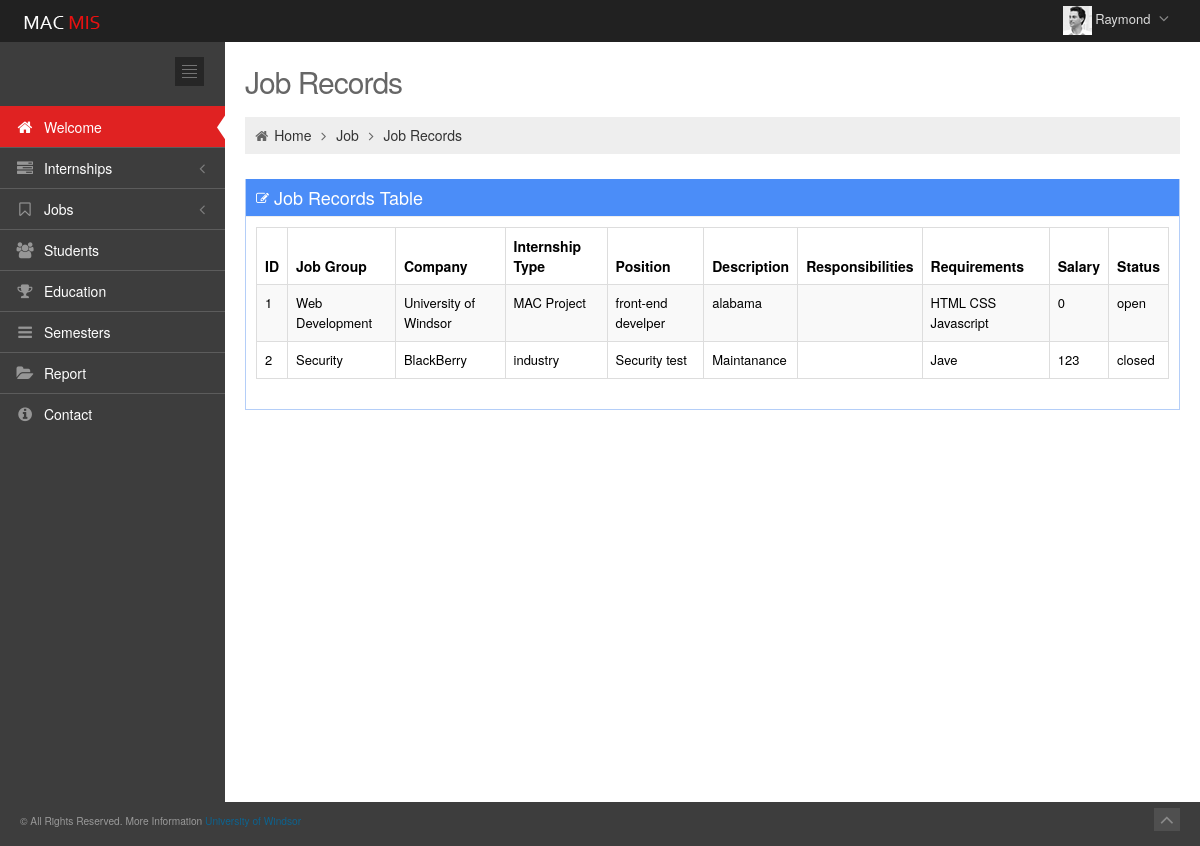
The page /app/job_record (signed in) on the database its author committed.
### app/models.py (models this page shows, shortened)
class Job(models.Model):
    STATUS_CHOICES = (
        ('open', 'Open'),
        ('unopened', 'Unopened'),
        ('closed', 'Closed')
    )
    intern_id = models.ForeignKey(Internship)
    company_id = models.ForeignKey(Intern_Info)
    job_group_id = models.ForeignKey(Job_groups)
    job_position = models.CharField(max_length=50)
    job_description = models.CharField(max_length=100)
    job_responsibilities = models.CharField(max_length=50)
    job_requirements = models.CharField(max_length=50)
    job_salary = models.IntegerField(default=0)
    job_status = models.CharField(max_length=10, choices=STATUS_CHOICES)

class Job_groups(models.Model):
    job_group_type = models.CharField(max_length=20)
    job_group_description = models.CharField(max_length=200, blank=True, null=True)
    def __str__(self):
        return self.job_group_type

class Intern_Info(models.Model):
    company_name = models.CharField(max_length=100)
    address = models.CharField(max_length=100, null=True, blank=True)
    city = models.CharField(max_length=20, default='Windsor')
    province = models.CharField(max_length=20, default='Ontario')
    postal_code = models.CharField(max_length=10,blank=True)
    country = models.CharField(max_length=20, default='Canada')
    contact_first_name = models.CharField(max_length=50,blank=True)
    contact_last_name = models.CharField(max_length=50,blank=True)
    contact_position = models.CharField(max_length=50,blank=True)
    telephone = models.IntegerField()
    email = models.EmailField()
    company_website = models.URLField()
    notes = models.CharField(max_length=100,blank=True)
    def __str__(self):
        return self.company_name

class Internship(models.Model):
    intern_type = models.CharField(max_length=50)
    intern_discription = models.CharField(max_length=100)
    def __str__(self):
        return "{}".format(self.intern_type)

### app/views.py (the view)
# urls.py: url(r'^job_record/update/(?P<pk>\d+)$', views.JobRecordUpdateView.as_view(), name='update_job_record'),
def job_record(request):
    job_record_list =Job.objects.all()
    return render(request,'app/job-records.html',{'job_record_list':job_record_list})

### app/templates/app/job-records.html (shortened to what this page needs)
{% extends 'app/base.html' %}
{% block container %}
		<div class="page-content">
			<div class="container-fluid">
				<div class="row-fluid">
					<div class="span12">
						<h3 class="page-title">
							Job Records
						</h3>
						<ul class="breadcrumb">
							<li>
								<i class="icon-home"></i>
								<a href="welcome.html">Home</a>
								<i class="icon-angle-right"></i>
							</li>
							<li>
								<a href="#">Job</a>
								<i class="icon-angle-right"></i>
							</li>
							<li><a href="#">Job Records</a></li>
						</ul>
					</div>
				</div>
				<div class="row-fluid">
					<div class="span12">
						<div class="portlet box blue">
							<div class="portlet-title">
								<div class="caption"><i class="icon-edit"></i>Job Records Table</div>
							</div>
							<div class="portlet-body">
								<table class="table table-striped table-hover table-bordered" id="sample_editable_1">
									<thead>
										<tr>
											<th>ID</th>
											<th>Job Group</th>
											<th>Company</th>
											<th>Internship Type</th>
											<th>Position</th>
											<th>Description</th>
											<th>Responsibilities</th>
											<th>Requirements</th>
											<th>Salary</th>
											<th>Status</th>
										</tr>
									</thead>
									<tbody>
                                    {% for job in job_record_list %}
										<tr class="">
											<td>{{ job.id }}</td>
											<td>{{ job.job_group_id }}</td>
											<td>{{ job.company_id }}</td>
											<td>{{ job.intern_id }}</td>
											<td>{{ job.job_position }}</td>
											<td>{{ job.job_description }}</td>
											<td>{{ job.job_resposibilities }}</td>
											<td>{{ job.job_requirements }}</td>
											<td>{{ job.job_salary }}</td>
											<td>{{ job.job_status }}</td>
										</tr>
										{% endfor %}
									</tbody>
								</table>
							</div>
						</div>
					</div>
				</div>
			</div>
		</div>
{% endblock %}

### app/templates/app/base.html (shortened to what this page needs)
{% load staticfiles %}
<!DOCTYPE html>
 <html lang="en" class="no-js">
<head>
	<link href="{% static 'app/css/bootstrap.min.css' %}" rel="stylesheet" type="text/css"/>
	<link href="{% static 'app/css/bootstrap-responsive.min.css' %}" rel="stylesheet" type="text/css"/>
	<link href="{% static 'app/css/font-awesome.min.css' %}" rel="stylesheet" type="text/css"/>
	<link href="{% static 'app/css/style-metro.css' %}" rel="stylesheet" type="text/css"/>
	<link href="{% static 'app/css/style.css' %}" rel="stylesheet" type="text/css"/>
	<link href="{% static 'app/css/style-responsive.css' %}" rel="stylesheet" type="text/css"/>
	<link href="{% static 'app/css/default.css' %}" rel="stylesheet" type="text/css" id="style_color"/>
	<link href="{% static 'app/css/uniform.default.css' %}" rel="stylesheet" type="text/css"/>
</head>
<body class="page-header-fixed">
{% if request.user.is_authenticated %}
	<div class="header navbar navbar-inverse navbar-fixed-top">
		<div class="navbar-inner">
			<div class="container-fluid">
				<a class="brand" href="#">
				<img src="{% static 'app/image/logo.png' %}" alt="logo"/>
				</a>
				<ul class="nav pull-right">
					<li class="dropdown user">
						<a href="#" class="dropdown-toggle" data-toggle="dropdown">
						<img alt="" src="{% static 'app/image/avatar1_small.jpg' %}" />
						<span class="username">{{ user.first_name }}</span>
						<i class="icon-angle-down"></i>
						</a>
					</li>
				</ul>
			</div>
		</div>
	</div>
	<div class="page-container">
		<div class="page-sidebar nav-collapse collapse">
			<ul class="page-sidebar-menu">
				<li>
					<div class="sidebar-toggler hidden-phone"></div>
				</li>
				<li>
					<br>
				</li>
				<li class="start active ">
					<a href="{% url 'app:welcome' %}">
					<i class="icon-home"></i>
					<span class="title">Welcome</span>
					<span class="selected"></span>
					</a>
				</li>
				<li class="">
					<a href="javascript:;">
					<i class="icon-tasks"></i>
					<span class="title">Internships</span>
					</a>
				</li>
				<li class="">
					<a href="javascript:;">
					<i class="icon-bookmark-empty"></i>
					<span class="title">Jobs</span>
					</a>
				</li>
				<li class="">
					<a href="{% url 'app:student' %}">
					<i class="icon-group"></i>
					<span class="title">Students</span>
					</a>
				</li>
				<li class="">
					<a href="{% url 'app:education' %}">
					<i class="icon-trophy"></i>
					<span class="title">Education</span>
					</a>
				</li>
				<li class="">
					<a href="{% url 'app:semester' %}">
					<i class="icon-reorder"></i>
					<span class="title">Semesters</span>
					</a>
				</li>
				<li class="">
					<a href="{% url 'app:report' %}">
					<i class="icon-folder-open"></i>
					<span class="title">Report</span>
					</a>
				</li>
				<li class="">
					<a href="{% url 'app:contact' %}">
					<i class="icon-info-sign"></i>
					<span class="title">Contact</span>
					</a>
				</li>
			</ul>
		</div>
        {% block container %}{% endblock %}
	</div>
	<div class="footer">
		<div class="footer-inner">
			<p><small>&copy; All Rights Reserved. More Information <a href="http://www.uwindsor.ca/" target="_blank" title="uwindsor">University of Windsor</a></small></p>
		</div>
		<div class="footer-tools">
			<span class="go-top">
			<i class="icon-angle-up"></i>
			</span>
		</div>
	</div>
{% else %}
    <p>Please sign in.</p>
{% endif %}
</body>
</html>

### app/static/app/css/style-metro.css (style rules this page uses)
div, input, select, textarea, span, img, table, td, th, p, a, button, ul, li { -webkit-border-radius: 0 !important; -moz-border-radius: 0 !important; border-radius: 0 !important; }

### app/static/app/css/style-responsive.css (style rules this page uses)
@media (min-width: 980px) { .page-sidebar { position: absolute; width: 225px; } }
@media (min-width: 980px) { .page-content { margin-left: 225px; margin-top: 0px; min-height: 760px; } }

### app/static/app/css/default.css (style rules this page uses)
body { background-color: #3d3d3d !important; }
.header .navbar-inner { filter: none !important; background-image: none !important; background-color: #212121 !important; }
.header .nav li.dropdown .dropdown-toggle i { color: #8a8a8a !important; }
.page-sidebar { background-color: #3d3d3d; }
ul.page-sidebar-menu > li > a { border-top: 1px solid #5c5c5c !important; color: #ffffff !important; }
ul.page-sidebar-menu > li:last-child > a { border-bottom: 1px solid transparent !important; }
ul.page-sidebar-menu > li a i { color: #969696; }
ul.page-sidebar-menu > li.active > a { background: #e02222 !important; border-top-color: transparent !important; color: #ffffff; }
ul.page-sidebar-menu > li.active > a i { color: #ffffff; }
.sidebar-toggler { background-image: url(../image/sidebar-toggler.jpg); background-color: #242424; }
.footer .footer-inner { color: #999999; }
.footer .footer-tools .go-top { background-color: #4f4f4f; }
.footer .footer-tools .go-top i { color: #8a8a8a; }

### rows shown on the page
Job: id "1", job_group_id "Web Development", company_id "University of Windsor", intern_id "MAC Project", job_position "front-end develper", job_description "alabama", job_requirements "HTML CSS Javascript", job_salary "0", job_status "open"
Job: id "2", job_group_id "Security", company_id "BlackBerry", intern_id "industry", job_position "Security test", job_description "Maintanance", job_requirements "Jave", job_salary "123", job_status "closed"

### other values the page prints
{{ user.first_name }} "Raymond"
